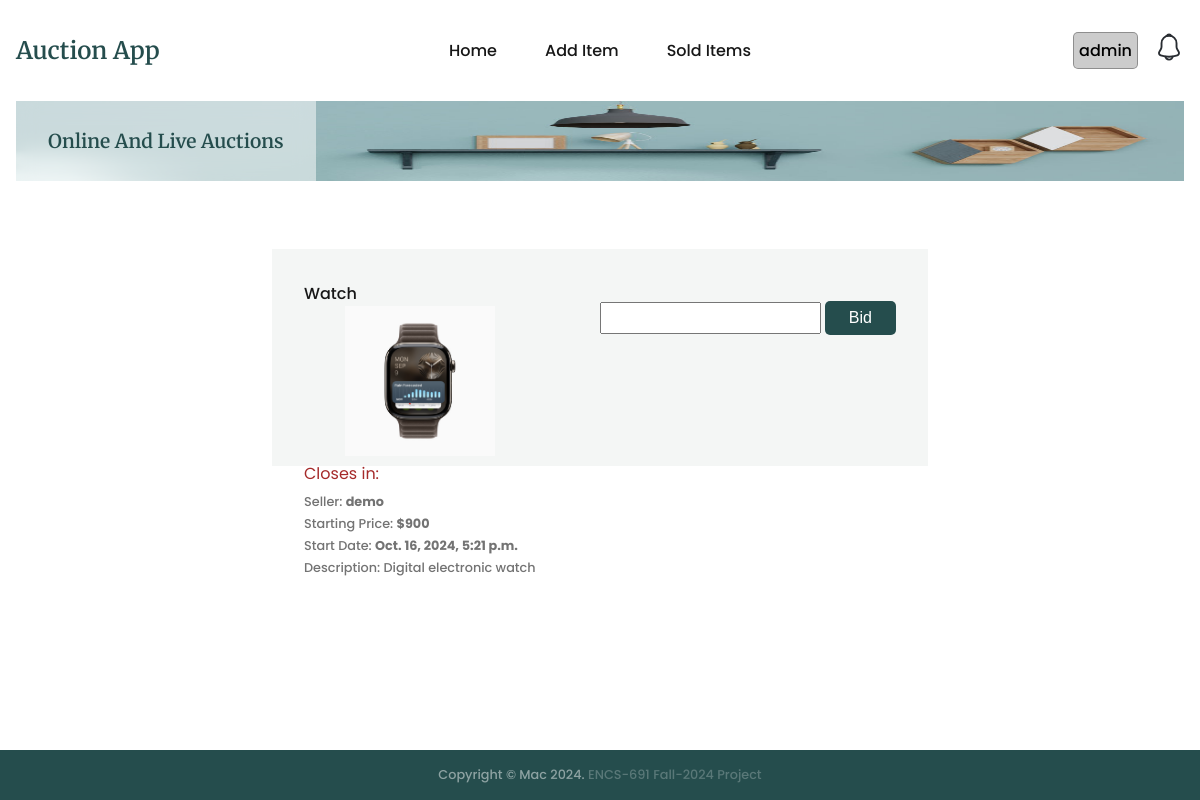
The app's page /auctions/lot/15/?page=index (signed in) with its own data.
### auctions/models.py (models this page shows, shortened)
class Item(models.Model):
    name = models.CharField(max_length=200)
    description = models.CharField(max_length=200)
    categoryid = models.CharField(max_length=200)
    subcategoryid = models.CharField(max_length=200, default='1')
    status = models.CharField(max_length=200)
    minimumbid = models.IntegerField()
    username = models.CharField(max_length=200)
    image = models.CharField(max_length=200)
    createdat = models.DateTimeField(default=timezone.now)

### auctions/views.py (the view)
# urls.py: path('lot/<int:id>/', views.bidItem, name='bidItem'),
@login_required
def bidItem(req, id):
    if req.method == 'GET':
      page = req.GET.get('page')
      triggers = {'index':'every 1s', 'soldItems':'load'}
      trigger = triggers[page]
      if not trigger:
          trigger = 'every 1s'
      bids = None
      auction = getAuctionByItemId(id)
      try:
          bids = Bid.objects.filter(auctionid=auction.id)
      except:
          logging.error(f'Item does not exist')
      item = getRecordByPk(Item, id)
      context = {'item': item, 'bids':bids, 'pageOptions':{'trigger':triggers[page]}}
      return render(req, 'auctions/bidItem.html', context=context)
    return addNewBid(req, id)

### auctions/utils.py (called while the page is built)
def getRecordByPk(model, id):
    try:
        record = model.objects.get(pk=id)
    except (KeyError, model.DoesNotExist):
        logging.error('getRecordByPk: model does not exist')
        return None
    else:
        return record

def getAuctionByItemId(id, field=''):
    try:
        auction = Auction.objects.get(itemid=id)
    except (KeyError, Auction.DoesNotExist):
        logging.error(f'Auction does not exist')
        return None
    else:
        if field:
            return getattr(auction, field)
        return auction

### templates/auctions/bidItem.html (shortened to what this page needs)
{% extends "base.html" %}
{% block content %}
<div class="biditem-container">
  <section class="section__container product__container" id="product">
    {% include "auctions/message.html" %}
    <div class="biditem-grid">
      {% if item %}
      <div class="product__card">
        <h4>{{item.name}}</h4>
        <img src="{{item.image}}" alt="{{item.name}}" />
        <div class="biditem-p" id="close-in">
          Closes in:
        </div>
        <p>Seller: <strong>{{item.username}}</strong></p>
        <p>Starting Price: <strong>${{item.minimumbid}}</strong></p>
        <p>Start Date: <strong>{{item.createdat}}</strong></p>
        <p>Description: {{item.description}}</p>
      </div>
      {% endif %}
      <div class="bid-info product__card" id="bid-info">
        {% if item.status != 'closed' %}
        <form class="bid-detail" hx-post="{% url 'auctions:bidItem' item.id %}" hx-target="#bid-response">
          <input class="input" name="amount" type="number">
          <button type="submit" class="btn">Bid</button>
          </form>
        {% endif %}
      </div>
    </div>
  </section>
</div>
{% endblock %}

### templates/base.html (shortened to what this page needs)
{% load static %}
<!DOCTYPE html>
<html lang="en">
<head>
  <link rel="stylesheet" href="{% static 'css/styles.css' %}" />
</head>
<body>
  <div id="main-container">
    <nav>
      <div class="nav__header">
        <div class="nav__logo">
          <a href="{% url 'auctions:index' %}" class="logo">Auction App</a>
        </div>
      </div>
      <ul class="nav__links" id="nav-links">
        <li><a href="{% url 'auctions:index' %}">Home</a></li>
        <li><a href="{% url 'auctions:addItem' %}">Add Item</a></li>
        <li><a href="{% url 'auctions:getSoldItems' %}">Sold Items</a></li>
      </ul>
      <div class="nav__notification" id="nav-notification">
        {% if user.is_authenticated %}
        <div class="user-container">
          <div id="systemuser">{{user.username}}</div>
        </div>
        <div class="notification-icon" hx-get="{% url 'auctions:notification' %}?type=list" hx-target="#modal-content">
        </div>
        {% else %}
        <a href="{% url 'users:login' %}">Login</a>
        {% endif %}
      </div>
    </nav>
    <header class="section__container header__container" id="home">
      <div class="header__image">
        <img src="{% static 'images/header.png' %}" alt="header" />
      </div>
      <div class="header__content">
        <div>
          <h1>Online And Live Auctions</h1>
        </div>
      </div>
    </header>
    {% block content %}{% endblock %}
  </div>
  <footer class="footer" id="contact">
    <div class="footer__bar">
      Copyright © Mac 2024. <span class="footer-span">ENCS-691 Fall-2024 Project</span>
    </div>
  </footer>
</body>
</html>

### auctions/static/css/styles.css (style rules this page uses)
:root { --primary-color: #254d4d; --text-dark: #171717; --text-light: #737373; --extra-light: #f4f6f5; --white: #ffffff; --max-width: 1200px; --header-font: "Merriweather", serif; }
* { padding: 0; margin: 0; box-sizing: border-box; }
.section__container { max-width: var(--max-width); margin: auto; padding: 3rem 1rem; }
.logo { font-size: 1.5rem; font-weight: 600; font-family: var(--header-font); }
img { display: flex; width: 100%; height: 150px; }
a { text-decoration: none; transition: 0.3s; }
ul { list-style: none; }
html, body { scroll-behavior: smooth; }
body { font-family: "Poppins", sans-serif; }
nav { position: fixed; isolation: isolate; width: 100%; max-width: var(--max-width); margin-inline: auto; z-index: 9; }
.nav__header { padding: 1rem; width: 100%; display: flex; align-items: center; justify-content: space-between; background-color: var(--primary-color); }
.nav__logo .logo { color: var(--white); }
.nav__links { position: absolute; top: 65px; left: 0; width: 100%; padding: 2rem; display: flex; align-items: center; justify-content: center; flex-direction: column; gap: 2rem; background-color: var(--primary-color); transition: 0.5s; z-index: -1; transform: translateY(-100%); }
.nav__links a { font-weight: 500; color: var(--white); }
.nav__notification { position: relative; flex: 1; display: flex; align-items: center; justify-content: flex-end; gap: 1rem; }
.header__container { display: grid; overflow: hidden; height: 80px; }
.header__image { grid-area: 1/1/2/2; }
.header__image img { max-width: var(--max-width); margin-left: auto; height: 80px; }
.header__content { grid-area: 1/1/2/2; display: flex; align-items: center; height: 80px; }
.header__content>div { padding: 1.8rem 2rem; background-color: rgba(255, 255, 255, 0.5); backdrop-filter: blur(10px); }
.header__content h1 { font-size: 1.2rem; font-weight: 600; font-family: var(--header-font); color: var(--primary-color); }
.product__card { position: relative; isolation: isolate; padding: 2rem; }
.product__card::before { position: absolute; content: ""; top: 0; left: 0; width: 100%; height: 60%; background-color: var(--extra-light); z-index: -1; transition: 0.3s; }
.product__card h4 { font-size: 1rem; font-weight: 500; color: var(--text-dark); }
.product__card p { padding: 2px 0; font-size: 0.8rem; font-weight: 500; color: var(--text-light); }
.product__card img { max-width: 150px; margin-inline: auto; }
.footer { background-color: var(--primary-color); position: fixed; left: 0; right: 0; bottom: 0; width: 100%; text-align: center; }
.footer__bar { padding: 1rem; font-size: 0.8rem; color: rgba(255, 255, 255, 0.6); opacity: 0.8; font-weight: 500; text-align: center; }
.footer .footer-span { color: rgba(255, 255, 255, 0.3); }
@media (width > 768px) { nav { position: static; padding: 2rem 1rem; display: flex; align-items: center; justify-content: space-between; gap: 2rem; } }
@media (width > 768px) { .nav__header { flex: 1; padding: 0; background-color: transparent; } }
@media (width > 768px) { .nav__logo .logo { color: var(--primary-color); } }
@media (width > 768px) { .nav__links { position: static; padding: 0; width: fit-content; flex-direction: row; gap: 3rem; background-color: transparent; transform: none; } }
@media (width > 768px) { .nav__links a { color: var(--text-dark); } }
@media (width > 768px) { .header__container { padding-top: 0; } }
.biditem-container { width: 100%; }
.biditem-grid { display: flex; justify-content: center; }
.biditem-p { color: brown; padding: 5px 0; }
.bid-detail { margin:20px 0 }
.btn { width: fit-content; padding: 0.5rem 1.5rem; outline: none; border: none; font-size: 1rem; color: var(--white); white-space: nowrap; background-color: var(--primary-color); border-radius: 5px; transition: 0.3s; cursor: pointer; }
.input { font-size: 1rem; color: var(--text-dark); padding: 5px; }
.user-container { position: relative; display: inline-block; }
#systemuser { font-weight: 500; background-color: rgba(0, 0, 0, 0.2); border: 1px solid rgba(0, 0, 0, 0.3); border-radius: 5px; padding: 5px; cursor: pointer; }
.logout-user, .notification-icon, .deregister-user { cursor: pointer; }
::placeholder { text-transform: none; }
a { text-decoration: none; }

### records on screen
Item: name "Watch", image (picture), username "demo", minimumbid "900", createdat "Oct. 16, 2024, 5:21 p.m.", description "Digital electronic watch"

### other values on screen
{{ user.username }} "admin"
